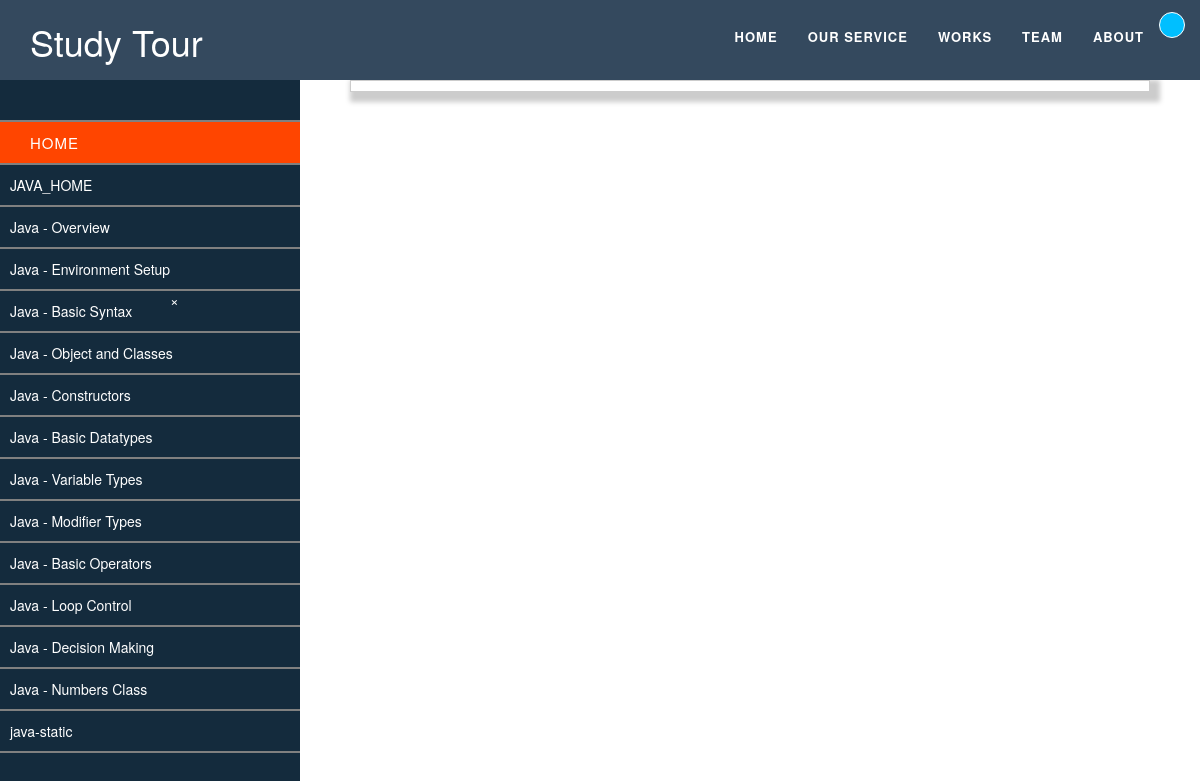
Page /programming/java/java_programming.php?course_name=java on the committed database.
### tables this page shows
CREATE TABLE `courses` (
  `id` int(11) NOT NULL,
  `topic_name` varchar(255) NOT NULL,
  `description` text NOT NULL,
  `course_name` varchar(255) NOT NULL
);

### programming/java/java_programming.php (the view, shortened to what this page needs)
<!DOCTYPE html>
<html>
<head>
    <link rel="stylesheet" type="text/css" href="../..//css/java_programming.css">
    <link rel="stylesheet" href="https://maxcdn.bootstrapcdn.com/bootstrap/3.3.7/css/bootstrap.min.css">
    <link rel="stylesheet" href="https://cdnjs.cloudflare.com/ajax/libs/font-awesome/4.7.0/css/font-awesome.min.css">
</head>
<body>
    <nav class="navbar navbar-inverse navbar-fixed-top" style="height: 80px;">
        <div class="container">
            <div class="navbar-header">
                <h1 style="color: white;margin-top: 10px;" id="myhead">Study Tour</h1>
            </div>
            <div class="collapse navbar-collapse" id="navi">
                <ul class="nav navbar-nav navbar-right">
                    <li> <a href="../../index.php">Home</a></li>
                    <li> <a href="">Our Service</a></li>
                    <li> <a href="">Works</a></li>
                    <li> <a href="">Team</a></li>
                    <li> <a href="">About</a></li>
                    <li> <a href="" id="our-location" class="btn-success" data-target="#mymodal"
                            data-toggle="modal"><?php echo $_SESSION['username'];   ?></a></li>
                </ul>
            </div>
        </div>
    </nav>
    <div class="sidemenu" id="sidebarleftmenu">
        <ul class="sidemenulist">
            <li><a href="" class="crossbutton" onclick="closesidemenu()">&times;</a></li>
            <li style="background-color :orangered;"><a href="">Home</a></li>
            <?php
            $con = mysqli_connect('localhost', 'root');
            mysqli_select_db($con, 'studytour');
            $course_name = $_GET['course_name'];
            $q = "select * from courses where course_name='$course_name'";
            $result = mysqli_query($con, $q);
            while ($res = mysqli_fetch_array($result)) {
            ?>
            <form action="fetch_main_content.php" method="POST">
                <button style="background-color: transparent;border: none;text-align:left;color: white;">
                    <li style="width: 300px;"><?php echo $res['topic_name']; ?></li>
                </button>
            </form>
            <?php } ?>
        </ul>
    </div>
    <div id="mainpagecontent" class="shadow">
    </div>
</body>
</html>

### css/java_programming.css (style rules this page uses)
* { margin:0px; padding:0px; box-sizing: border-box; }
body { background-color:red; }
.navbar { padding: 12px 0px; background-color: #34495e !important; border-bottom: none !important; transition: all 0.5s ease-in-out; }
ul li a { color: white !important; font-weight: bold; font-size: 13px; text-transform: uppercase; letter-spacing: 1px; transition: all 0.5s ease-in; }
#our-location { border: 1px solid white ; border-radius: 45px; padding: 12px 12px 12px 12px; background: deepskyblue !important; }
.navbar { width: 100%; height: 60px; background: #34495e; border-radius:0px 0px 0px 0px; position: fixed; box-sizing: border-box; }
.sidemenu { height: 100%; background-color: #142b3d; width: 0px; position: fixed; top:80px; left:0; overflow-x:hidden; transition: all 0.6s; }
.sidemenu ul li a { color: white; text-decoration: none; list-style: none; margin:20px; text-align: center; font-weight: 200; font-size: 15px; }
.sidemenu ul li { padding:10px; width: 300px; border-bottom: 2px solid grey; transition: all 0.6s; cursor: pointer; }
.crossbutton { position:absolute; left: 150px; bottom: 550px; }
#mainpagecontent { height: 650px; background-color: ; margin-top: 280px; border-style: solid; border-width: 1px; border-color: #ccc !important; width: 800px; margin-left: 350px !important; background-color: rgba(44, 58, 81,0.9); }
#sidebarleftmenu { width: 300px; }

### programming/java/java_programming.php (style rules this page uses)
#mainpagecontent { background-color: white; margin-top: 80px; height: auto; box-shadow: 5px 5px 5px 5px #ccc; border-color: #ccc; }

### rows in the picture
courses: topic_name "JAVA_HOME"
courses: topic_name "Java - Overview"
courses: topic_name "Java - Environment Setup"
courses: topic_name "Java - Basic Syntax"
courses: topic_name "Java - Object and Classes"
courses: topic_name "Java - Constructors"
courses: topic_name "Java - Basic Datatypes"
courses: topic_name "Java - Variable Types"
courses: topic_name "Java - Modifier Types"
courses: topic_name "Java - Basic Operators"
courses: topic_name "Java - Loop Control"
courses: topic_name "Java - Decision Making"
courses: topic_name "Java - Numbers Class"
courses: topic_name "java-static"
